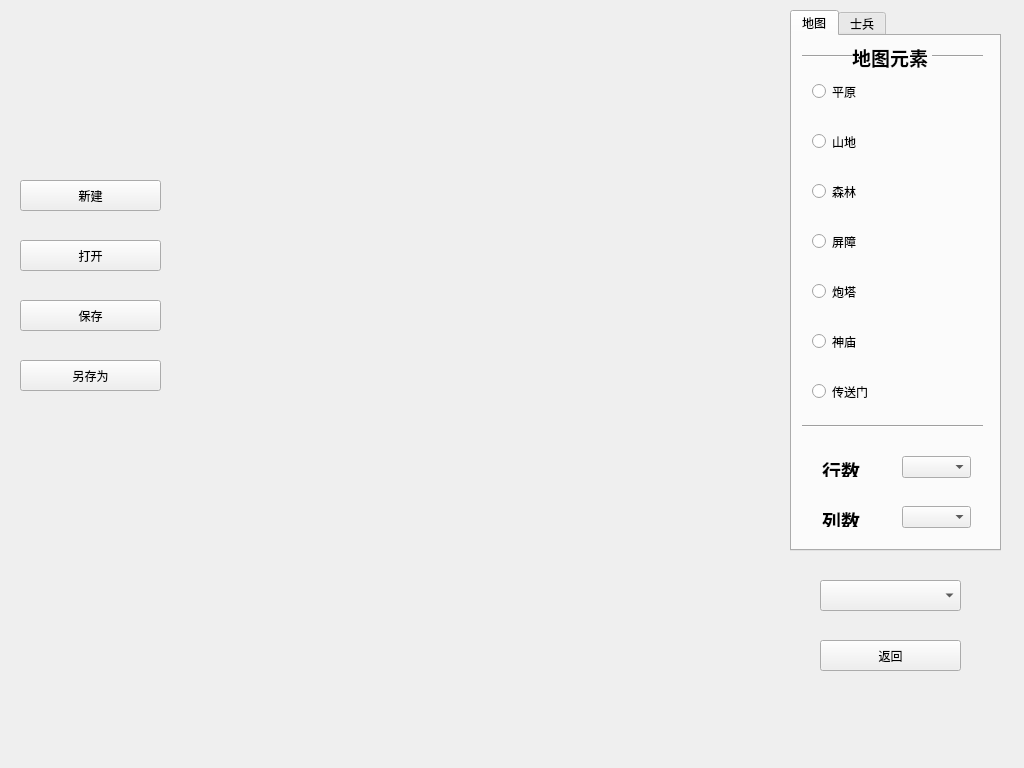
<?xml version="1.0" encoding="UTF-8"?>
<ui version="4.0">
 <class>Mapeditor</class>
 <widget class="QWidget" name="Mapeditor">
  <property name="geometry">
   <rect>
    <x>0</x>
    <y>0</y>
    <width>1024</width>
    <height>768</height>
   </rect>
  </property>
  <property name="windowTitle">
   <string>Form</string>
  </property>
  <widget class="QTabWidget" name="tab_1">
   <property name="geometry">
    <rect>
     <x>790</x>
     <y>10</y>
     <width>211</width>
     <height>541</height>
    </rect>
   </property>
   <property name="currentIndex">
    <number>0</number>
   </property>
   <widget class="QWidget" name="map">
    <attribute name="title">
     <string>地图</string>
    </attribute>
    <widget class="QLabel" name="label">
     <property name="geometry">
      <rect>
       <x>60</x>
       <y>10</y>
       <width>81</width>
       <height>22</height>
      </rect>
     </property>
     <property name="font">
      <font>
       <family>Arial</family>
       <pointsize>14</pointsize>
       <weight>75</weight>
       <bold>true</bold>
      </font>
     </property>
     <property name="focusPolicy">
      <enum>Qt::NoFocus</enum>
     </property>
     <property name="text">
      <string>地图元素</string>
     </property>
    </widget>
    <widget class="QLabel" name="label_2">
     <property name="geometry">
      <rect>
       <x>30</x>
       <y>420</y>
       <width>81</width>
       <height>21</height>
      </rect>
     </property>
     <property name="text">
      <string>&lt;html&gt;&lt;head/&gt;&lt;body&gt;&lt;p&gt;&lt;span style=&quot; font-size:14pt; font-weight:600;&quot;&gt;行数&lt;/span&gt;&lt;/p&gt;&lt;/body&gt;&lt;/html&gt;</string>
     </property>
    </widget>
    <widget class="Line" name="line">
     <property name="geometry">
      <rect>
       <x>10</x>
       <y>10</y>
       <width>51</width>
       <height>20</height>
      </rect>
     </property>
     <property name="orientation">
      <enum>Qt::Horizontal</enum>
     </property>
    </widget>
    <widget class="Line" name="line_2">
     <property name="geometry">
      <rect>
       <x>140</x>
       <y>10</y>
       <width>51</width>
       <height>21</height>
      </rect>
     </property>
     <property name="orientation">
      <enum>Qt::Horizontal</enum>
     </property>
    </widget>
    <widget class="Line" name="line_3">
     <property name="geometry">
      <rect>
       <x>10</x>
       <y>380</y>
       <width>181</width>
       <height>20</height>
      </rect>
     </property>
     <property name="orientation">
      <enum>Qt::Horizontal</enum>
     </property>
    </widget>
    <widget class="QComboBox" name="comboBox_2">
     <property name="geometry">
      <rect>
       <x>110</x>
       <y>420</y>
       <width>69</width>
       <height>22</height>
      </rect>
     </property>
    </widget>
    <widget class="QRadioButton" name="Button1_0">
     <property name="geometry">
      <rect>
       <x>20</x>
       <y>40</y>
       <width>131</width>
       <height>31</height>
      </rect>
     </property>
     <property name="text">
      <string>平原</string>
     </property>
    </widget>
    <widget class="QRadioButton" name="Button1_1">
     <property name="geometry">
      <rect>
       <x>20</x>
       <y>90</y>
       <width>131</width>
       <height>31</height>
      </rect>
     </property>
     <property name="text">
      <string>山地</string>
     </property>
    </widget>
    <widget class="QRadioButton" name="Button1_2">
     <property name="geometry">
      <rect>
       <x>20</x>
       <y>140</y>
       <width>131</width>
       <height>31</height>
      </rect>
     </property>
     <property name="text">
      <string>森林</string>
     </property>
    </widget>
    <widget class="QRadioButton" name="Button1_4">
     <property name="geometry">
      <rect>
       <x>20</x>
       <y>240</y>
       <width>131</width>
       <height>31</height>
      </rect>
     </property>
     <property name="text">
      <string>炮塔</string>
     </property>
    </widget>
    <widget class="QRadioButton" name="Button1_3">
     <property name="geometry">
      <rect>
       <x>20</x>
       <y>190</y>
       <width>131</width>
       <height>31</height>
      </rect>
     </property>
     <property name="text">
      <string>屏障</string>
     </property>
    </widget>
    <widget class="QRadioButton" name="Button1_5">
     <property name="geometry">
      <rect>
       <x>20</x>
       <y>290</y>
       <width>131</width>
       <height>31</height>
      </rect>
     </property>
     <property name="text">
      <string>神庙</string>
     </property>
    </widget>
    <widget class="QLabel" name="label_4">
     <property name="geometry">
      <rect>
       <x>30</x>
       <y>470</y>
       <width>81</width>
       <height>21</height>
      </rect>
     </property>
     <property name="text">
      <string>&lt;html&gt;&lt;head/&gt;&lt;body&gt;&lt;p&gt;&lt;span style=&quot; font-size:14pt; font-weight:600;&quot;&gt;列数&lt;/span&gt;&lt;/p&gt;&lt;/body&gt;&lt;/html&gt;</string>
     </property>
    </widget>
    <widget class="QComboBox" name="comboBox_3">
     <property name="geometry">
      <rect>
       <x>110</x>
       <y>470</y>
       <width>69</width>
       <height>22</height>
      </rect>
     </property>
    </widget>
    <widget class="QRadioButton" name="Button1_6">
     <property name="geometry">
      <rect>
       <x>20</x>
       <y>340</y>
       <width>131</width>
       <height>31</height>
      </rect>
     </property>
     <property name="text">
      <string>传送门</string>
     </property>
    </widget>
   </widget>
   <widget class="QWidget" name="unit">
    <attribute name="title">
     <string>士兵</string>
    </attribute>
    <widget class="QLabel" name="label_3">
     <property name="geometry">
      <rect>
       <x>60</x>
       <y>10</y>
       <width>81</width>
       <height>22</height>
      </rect>
     </property>
     <property name="font">
      <font>
       <family>Arial</family>
       <pointsize>14</pointsize>
       <weight>75</weight>
       <bold>true</bold>
      </font>
     </property>
     <property name="focusPolicy">
      <enum>Qt::NoFocus</enum>
     </property>
     <property name="text">
      <string>士兵类型</string>
     </property>
    </widget>
    <widget class="Line" name="line_4">
     <property name="geometry">
      <rect>
       <x>10</x>
       <y>10</y>
       <width>51</width>
       <height>20</height>
      </rect>
     </property>
     <property name="orientation">
      <enum>Qt::Horizontal</enum>
     </property>
    </widget>
    <widget class="Line" name="line_5">
     <property name="geometry">
      <rect>
       <x>140</x>
       <y>10</y>
       <width>51</width>
       <height>21</height>
      </rect>
     </property>
     <property name="orientation">
      <enum>Qt::Horizontal</enum>
     </property>
    </widget>
    <widget class="QRadioButton" name="cancelButton_2">
     <property name="geometry">
      <rect>
       <x>20</x>
       <y>440</y>
       <width>141</width>
       <height>31</height>
      </rect>
     </property>
     <property name="text">
      <string>删除士兵</string>
     </property>
    </widget>
    <widget class="QRadioButton" name="Button2_0">
     <property name="geometry">
      <rect>
       <x>20</x>
       <y>50</y>
       <width>131</width>
       <height>31</height>
      </rect>
     </property>
     <property name="text">
      <string>剑士</string>
     </property>
    </widget>
    <widget class="QRadioButton" name="Button2_1">
     <property name="geometry">
      <rect>
       <x>20</x>
       <y>100</y>
       <width>131</width>
       <height>31</height>
      </rect>
     </property>
     <property name="text">
      <string>枪兵</string>
     </property>
    </widget>
    <widget class="QRadioButton" name="Button2_2">
     <property name="geometry">
      <rect>
       <x>20</x>
       <y>150</y>
       <width>131</width>
       <height>31</height>
      </rect>
     </property>
     <property name="text">
      <string>弓兵</string>
     </property>
    </widget>
    <widget class="QRadioButton" name="Button2_3">
     <property name="geometry">
      <rect>
       <x>20</x>
       <y>200</y>
       <width>131</width>
       <height>31</height>
      </rect>
     </property>
     <property name="text">
      <string>飞骑兵</string>
     </property>
    </widget>
    <widget class="QRadioButton" name="Button2_4">
     <property name="geometry">
      <rect>
       <x>20</x>
       <y>250</y>
       <width>131</width>
       <height>31</height>
      </rect>
     </property>
     <property name="text">
      <string>战士</string>
     </property>
    </widget>
    <widget class="QRadioButton" name="Button2_5">
     <property name="geometry">
      <rect>
       <x>20</x>
       <y>300</y>
       <width>131</width>
       <height>31</height>
      </rect>
     </property>
     <property name="text">
      <string>法师</string>
     </property>
    </widget>
    <widget class="QComboBox" name="comboBox_4">
     <property name="geometry">
      <rect>
       <x>100</x>
       <y>480</y>
       <width>69</width>
       <height>22</height>
      </rect>
     </property>
    </widget>
    <widget class="QLabel" name="label_5">
     <property name="geometry">
      <rect>
       <x>20</x>
       <y>480</y>
       <width>81</width>
       <height>21</height>
      </rect>
     </property>
     <property name="text">
      <string>&lt;html&gt;&lt;head/&gt;&lt;body&gt;&lt;p&gt;&lt;span style=&quot; font-size:14pt; font-weight:600;&quot;&gt;操作方&lt;/span&gt;&lt;/p&gt;&lt;/body&gt;&lt;/html&gt;</string>
     </property>
    </widget>
    <widget class="Line" name="line_6">
     <property name="geometry">
      <rect>
       <x>10</x>
       <y>380</y>
       <width>181</width>
       <height>20</height>
      </rect>
     </property>
     <property name="orientation">
      <enum>Qt::Horizontal</enum>
     </property>
    </widget>
    <widget class="QRadioButton" name="moveButton">
     <property name="geometry">
      <rect>
       <x>20</x>
       <y>400</y>
       <width>141</width>
       <height>31</height>
      </rect>
     </property>
     <property name="text">
      <string>拖动士兵</string>
     </property>
    </widget>
    <widget class="QRadioButton" name="Button2_6">
     <property name="geometry">
      <rect>
       <x>20</x>
       <y>350</y>
       <width>131</width>
       <height>31</height>
      </rect>
     </property>
     <property name="text">
      <string>英雄</string>
     </property>
    </widget>
   </widget>
  </widget>
  <widget class="QPushButton" name="saveButton">
   <property name="geometry">
    <rect>
     <x>20</x>
     <y>300</y>
     <width>141</width>
     <height>31</height>
    </rect>
   </property>
   <property name="text">
    <string>保存</string>
   </property>
  </widget>
  <widget class="QPushButton" name="newButton">
   <property name="geometry">
    <rect>
     <x>20</x>
     <y>180</y>
     <width>141</width>
     <height>31</height>
    </rect>
   </property>
   <property name="text">
    <string>新建</string>
   </property>
  </widget>
  <widget class="QPushButton" name="saveasButton">
   <property name="geometry">
    <rect>
     <x>20</x>
     <y>360</y>
     <width>141</width>
     <height>31</height>
    </rect>
   </property>
   <property name="text">
    <string>另存为</string>
   </property>
  </widget>
  <widget class="QPushButton" name="openButton">
   <property name="geometry">
    <rect>
     <x>20</x>
     <y>240</y>
     <width>141</width>
     <height>31</height>
    </rect>
   </property>
   <property name="text">
    <string>打开</string>
   </property>
  </widget>
  <widget class="QPushButton" name="exitButton">
   <property name="geometry">
    <rect>
     <x>820</x>
     <y>640</y>
     <width>141</width>
     <height>31</height>
    </rect>
   </property>
   <property name="text">
    <string>返回</string>
   </property>
  </widget>
  <widget class="QWidget" name="verticalLayoutWidget">
   <property name="geometry">
    <rect>
     <x>180</x>
     <y>20</y>
     <width>581</width>
     <height>571</height>
    </rect>
   </property>
   <layout class="QVBoxLayout" name="viewLayout"/>
  </widget>
  <widget class="QComboBox" name="comboBox">
   <property name="geometry">
    <rect>
     <x>820</x>
     <y>580</y>
     <width>141</width>
     <height>31</height>
    </rect>
   </property>
  </widget>
 </widget>
 <resources/>
 <connections/>
</ui>
